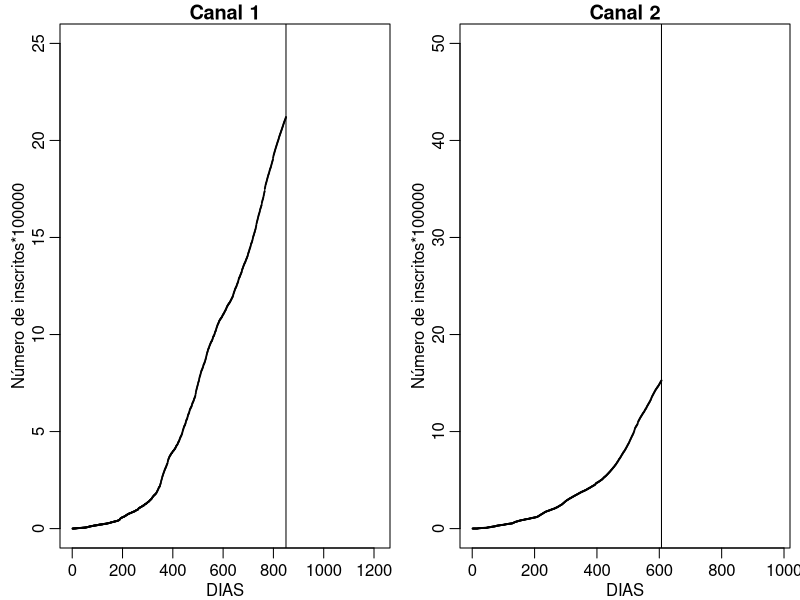
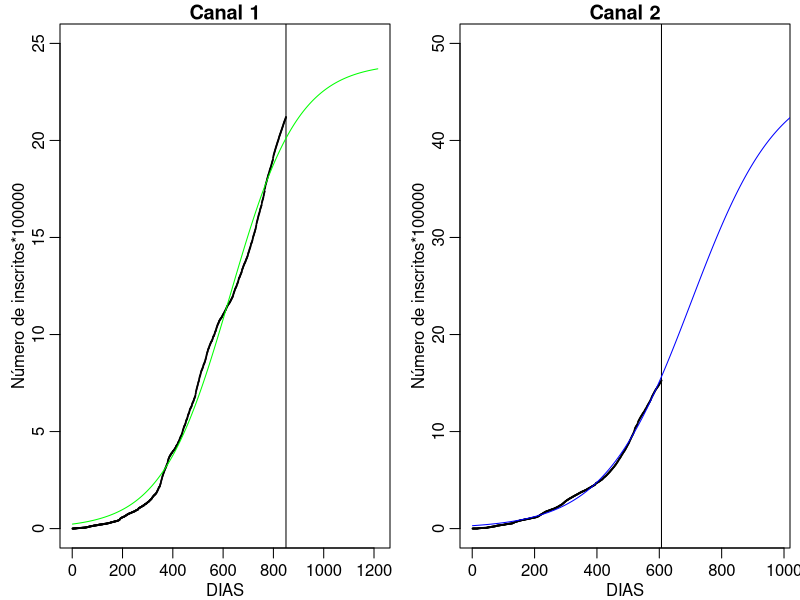

These charts were generated, in order, by the following R code:
rm(list = ls())

df <- read.table("data/youtube.txt", header = TRUE)

# Separa os dados por canal
canais <- split(df, df$CANAL)
df_canal1 <- canais[[1]]
df_canal2 <- canais[[2]]

# Exibe as primeiras linhas de cada data frame
head(df_canal1)
head(df_canal2)

# Calcula o número acumulado de inscritos para cada canal
df_canal1$INSCRITOS <- df_canal1$INSCRITOS / 100000
df_canal1$Y <- cumsum(df_canal1$INSCRITOS)

df_canal2$INSCRITOS <- df_canal2$INSCRITOS / 100000
df_canal2$Y <- cumsum(df_canal2$INSCRITOS)

# Função para o modelo logistico
f_log <- function(dias, l, beta, beta0) {
     out <- l / (1 + exp(-beta * (dias - beta0)))
     return(out)
}

# Função para calcular a perda quadrática
fc_perda <- function(par, y, dias) {
     mu <- f_log(dias = dias, l = par[1], beta = par[2], beta0 = par[3])
     out <- sum((y - mu)^2)
     return(out)
}

# Mostra os gráficos lado a lado
par(mfrow = c(1, 2), mar = c(2.6, 3, 1.2, 0.5), mgp = c(1.6, 0.6, 0))

# Gráfico do número acumulado de inscritos por dia para o canal 1
plot(df_canal1$Y ~ df_canal1$DIAS,
     xlim = c(0, 1215),
     ylim = c(0, 25),
     ylab = "Número de inscritos*100000",
     main = "Canal 1",
     xlab = "DIAS",
     type = "o",
     cex = 0.1
)

# Aplica linha de corte no dia 850
abline(v = 850)

# Gráfico do número acumulado de inscritos por dia para o canal 2
plot(df_canal2$Y ~ df_canal2$DIAS,
     ylab = "Número de inscritos*100000",
     main = "Canal 2",
     xlab = "DIAS",
     ylim = c(0, 50),
     xlim = c(0, 980),
     type = "p",
     cex = 0.1
)

# Aplica linha de corte no dia 850
abline(v = 607)

# Mostra os gráficos lado a lado
par(mfrow = c(1, 2), mar = c(2.6, 3, 1.2, 0.5), mgp = c(1.6, 0.6, 0))


##### CANAL 1 #####


# Calcula a perda variando os parâmetros para encontrar o melhor,
# mais próximo do real
fc_perda(par = c(24, 0.007, 600), y = df_canal1$Y, dias = df_canal1$DIAS)


# Otimiza o modelo com utilizando os parâmetros encontrados manualmente
tmp <- optim(
     par = c(24, 0.007, 600),
     fn = fc_perda,
     y = df_canal1$Y,
     dias = df_canal1$DIAS,
     method = "Nelder-Mead"
)

round(tmp$par, 3)

plot(df_canal1$Y ~ df_canal1$DIAS,
     xlim = c(0, 1215),
     ylim = c(0, 25),
     ylab = "Número de inscritos*100000",
     main = "Canal 1",
     xlab = "DIAS",
     type = "o",
     cex = 0.1
)

abline(v = 850)

dias <- 1:c(850 + 365)

predito <- f_log(
     dias = dias,
     l = tmp$par[1],
     beta = tmp$par[2],
     beta0 = tmp$par[3]
)

lines(dias, predito, col = "green")


##### CANAL 2 #####


# Calcula a perda variando os parâmetros para encontrar o melhor,
# mais próximo do real
fc_perda(par = c(27, 0.008, 620), y = df_canal2$Y, dias = df_canal2$DIAS)


# Otimiza o modelo com utilizando os parâmetros encontrados manualmente
tmp <- optim(
     par = c(27, 0.008, 620),
     fn = fc_perda,
     y = df_canal2$Y,
     dias = df_canal2$DIAS,
     method = "Nelder-Mead"
)

round(tmp$par, 3)

plot(df_canal2$Y ~ df_canal2$DIAS,
     ylab = "Número de inscritos*100000",
     main = "Canal 2",
     xlab = "DIAS",
     ylim = c(0, 50),
     xlim = c(0, 980),
     type = "p",
     cex = 0.1
)

# Aplica linha de corte no dia 850
abline(v = 607)

dias <- 1:c(850 + 365)

predito <- f_log(
     dias = dias,
     l = tmp$par[1],
     beta = tmp$par[2],
     beta0 = tmp$par[3]
)

lines(dias, predito, col = "blue")
